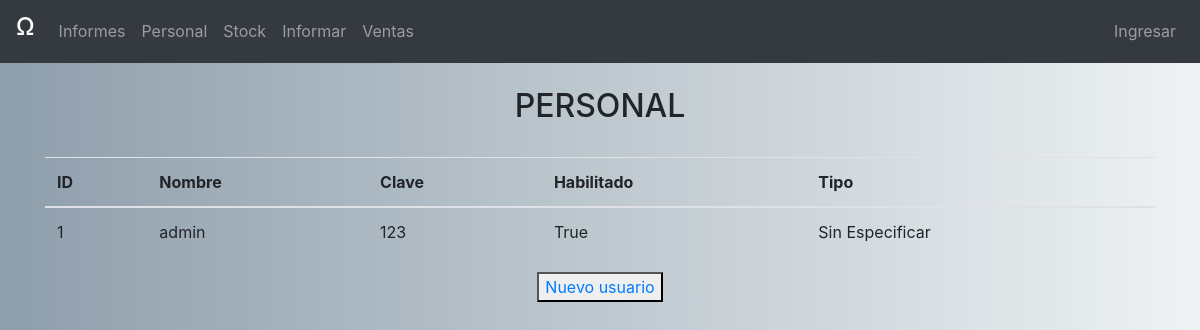
Page /Personal on the earlier database version.
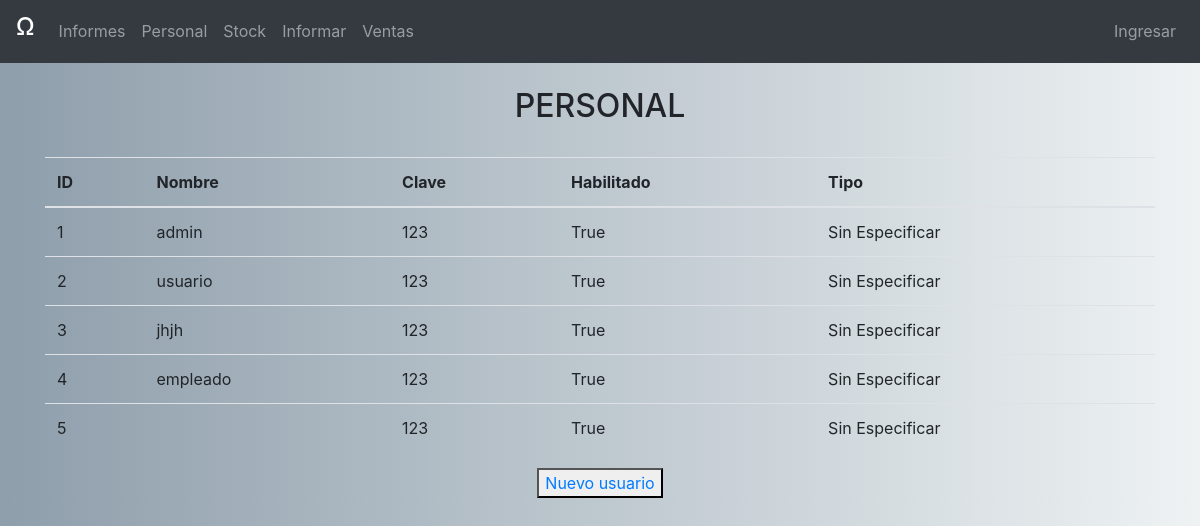
Same page on the later database version.
### CapaDatos/modelos.py (models this page shows, shortened)
class Usuario(db.Model, UserMixin):
    __tablename__ = 'usuarios'
    id = db.Column(db.Integer, primary_key=True, autoincrement=True)
    nombre = db.Column(db.String,nullable=False)
    clave = db.Column(db.String,nullable=False)
    habilitado = db.Column(db.Boolean,nullable=False)
    tipo_id = db.Column(db.Integer, db.ForeignKey('tipo_usuario.id'), nullable=False)
    usuario_tipo_rel = db.relationship('Tipo_usuario', foreign_keys=tipo_id)

### CapaPresentacion/InformadorProyecto.py (the view)
@app.route('/Personal')
def personal():
    personal = Usuario.query.all()
    return render_template('index.html', pagina='personal.html', personal=personal)

### CapaPresentacion/templates/index.html (shortened to what this page needs)
<!DOCTYPE html>
<html lang="en">
<head>
  <link rel="stylesheet" href="static/css/bootstrap.min.css">
</head>
<body>
{% include('cabecera.html') %}
<div class="container-fluid">
    {% include pagina %}
</body>
</html>

### CapaPresentacion/templates/cabecera.html (shortened to what this page needs)
  <link rel="stylesheet" href="static/css/bootstrap.min.css">
<nav class="navbar navbar-expand-sm bg-dark navbar-dark">
    <a href="{{ url_for('index') }}" class="navbar-brand" href="#"><h4>&Omega;</h4></a>
  <div class="collapse navbar-collapse" id="collapsibleNavbar">
    <ul class="navbar-nav">
      <li class="nav-item">
        <a class="nav-link" href="{{ url_for('prueba') }}">Informes</a>
      </li>
      <li class="nav-item">
        <a class="nav-link" href="{{ url_for('personal') }}">Personal</a>
      </li>
      <li class="nav-item">
        <a class="nav-link" href="{{ url_for('stock') }}">Stock</a>
      </li>
        <li class="nav-item">
        <a class="nav-link" href="{{ url_for('stock') }}">Informar</a>
      </li>
        <li>
            <a class="nav-link" href="{{ url_for('ventas') }}">Ventas</a>
        </li>
    </ul>
        <ul class="navbar-nav ml-auto">
        <li class="nav-item">
              {% if current_user.is_authenticated %}
                  <li>Hi {{ current_user.nombre}}! </li> <a href="{{ url_for('logout') }}">Salir</a></li>
               {% else %}
                <a  class="nav-link" href="{{ url_for('login') }}">Ingresar</a>
           {% endif %}
    </li>
    </ul>
  </div>
</nav>

### CapaPresentacion/templates/personal.html (shortened to what this page needs)
<!DOCTYPE html>
<html lang="en">
<head>
</head>
<body style="background: linear-gradient(to right, #8e9eab, #eef2f3);">
<br>
<div align="center"><h2>PERSONAL</h2></div>
<br>
<div class="container">
    <table class="table">
        <thead>
        <tr>
            <th>ID</th>
            <th>Nombre</th>
            <th>Clave</th>
            <th>Habilitado</th>
            <th>Tipo</th>
        </tr>
        </thead>
        <tbody>
            {% for usr in personal %}
                <tr>
                <td>{{ usr.id }}</td>
                <td>{{ usr.nombre }}</td>
                <td>{{ usr.clave }}</td>
                <td>{{ usr.habilitado }}</td>
                <td>
                    {{ 'Sin Especificar' if usr.usuario_tipo_rel is none else usr.usuario_tipo_rel.descripcion   }}
                </td>
                </tr>
            {% endfor %}
        </tbody>
    </table>
</div>
</div>
<div align="center"><button><a href="#" data-toggle="modal" data-target="#ModalUsuario">Nuevo usuario</a></button></div>
</body>
</html>

Differences in the rows shown:
added Usuario: id "2", nombre "usuario", clave "123", habilitado "True", usuario_tipo_rel "Sin Especificar"
added Usuario: id "3", nombre "jhjh", clave "123", habilitado "True", usuario_tipo_rel "Sin Especificar"
added Usuario: id "4", nombre "empleado", clave "123", habilitado "True", usuario_tipo_rel "Sin Especificar"
added Usuario: id "5", clave "123", habilitado "True", usuario_tipo_rel "Sin Especificar"
